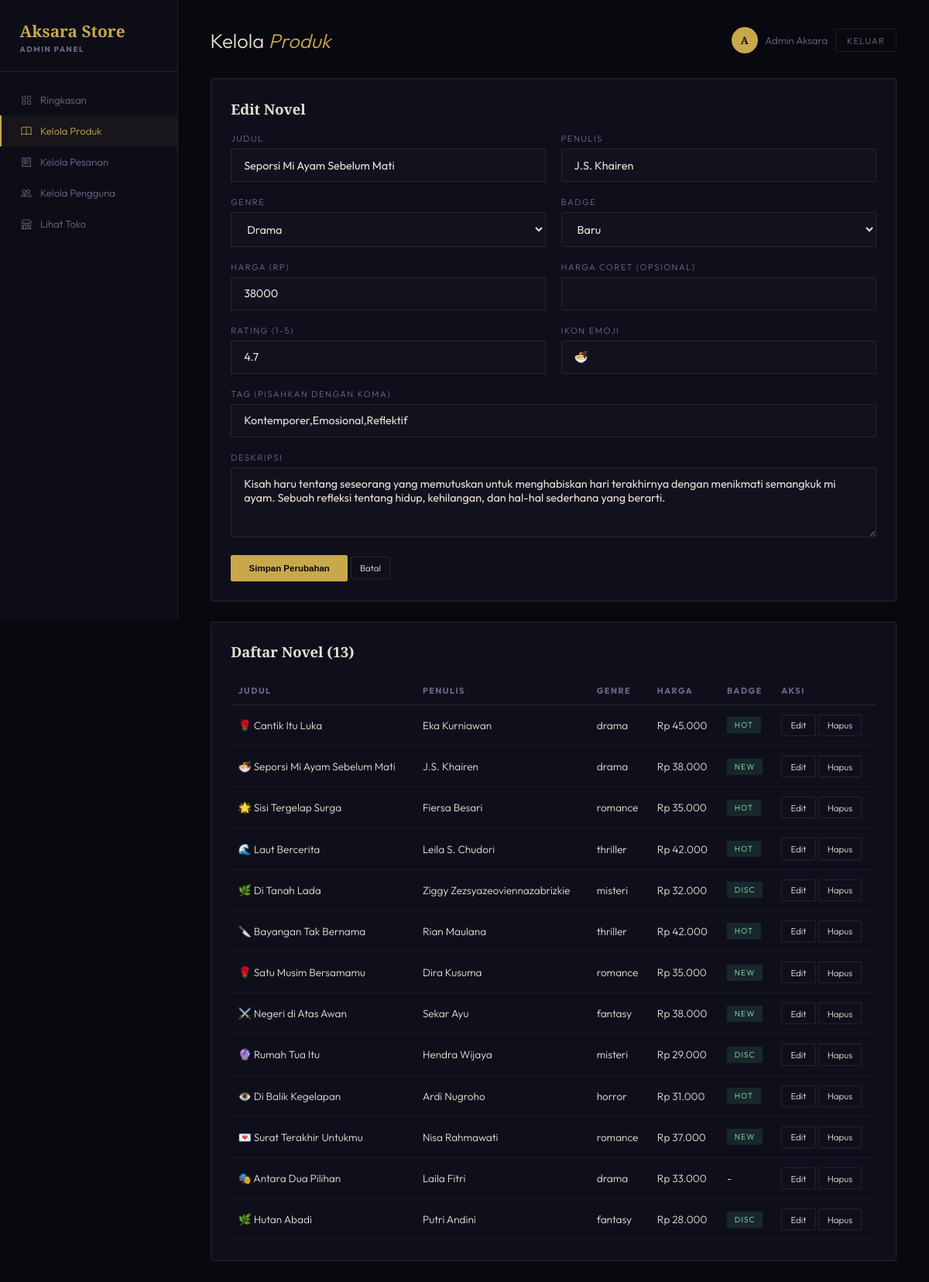
Screenshot of /admin/produk.php?edit=2 (signed in) with the database file from the repository.
### tables this page shows
CREATE TABLE IF NOT EXISTS novels (
  id            INT AUTO_INCREMENT PRIMARY KEY,
  title         VARCHAR(150) NOT NULL,
  author        VARCHAR(120) NOT NULL,
  genre         VARCHAR(40)  NOT NULL,
  price         INT NOT NULL,
  orig_price    INT DEFAULT NULL,
  rating        DECIMAL(2,1) DEFAULT 4.5,
  badge         ENUM('new','hot','disc','') DEFAULT '',
  icon          VARCHAR(10)  DEFAULT '📖',
  description   TEXT,
  tags          VARCHAR(255) DEFAULT NULL,
  cover_bg      VARCHAR(255) DEFAULT NULL,
  cover_color   VARCHAR(20)  DEFAULT '#c8a84b',
  status        ENUM('active','hidden') NOT NULL DEFAULT 'active',
  created_at    DATETIME DEFAULT CURRENT_TIMESTAMP
);

### config/session.php (called while the page is built, shortened)
<?php
function e(string $str): string {
    return htmlspecialchars($str, ENT_QUOTES, 'UTF-8');
}

### admin/produk.php (the view, shortened to what this page needs)
<?php
require_once __DIR__ . '/../config/session.php';
require_once __DIR__ . '/../config/database.php';
$editData = null;
if (isset($_GET['edit'])) {
    $stmt = $pdo->prepare('SELECT * FROM novels WHERE id = ?');
    $stmt->execute([(int)$_GET['edit']]);
    $editData = $stmt->fetch();
}
$novels = $pdo->query('SELECT * FROM novels ORDER BY created_at DESC')->fetchAll();
include __DIR__ . '/_nav.php';
?>
    <div class="dash-top">
      <div class="dash-title">Kelola <span>Produk</span></div>
      <div class="user-chip">
        <div class="av"><?= strtoupper(substr($_SESSION['full_name'],0,1)) ?></div>
        <div><?= e($_SESSION['full_name']) ?></div>
        <a href="../auth/logout.php" class="btn-logout">Keluar</a>
      </div>
    </div>
    <div class="panel">
      <div class="panel-head"><h3><?= $editData ? 'Edit Novel' : 'Tambah Novel Baru' ?></h3></div>
      <form method="post">
        <div class="form-grid">
          <div><label class="f-label">Judul</label><input class="c-input" name="title" required value="<?= e($editData['title'] ?? '') ?>"/></div>
          <div><label class="f-label">Penulis</label><input class="c-input" name="author" required value="<?= e($editData['author'] ?? '') ?>"/></div>
          <div>
            <label class="f-label">Genre</label>
            <select class="c-input" name="genre" required>
              <?php foreach (['drama','romance','thriller','misteri','fantasy','horror'] as $g): ?>
                <option value="<?= $g ?>" <?= (($editData['genre'] ?? '')===$g)?'selected':'' ?>><?= ucfirst($g) ?></option>
              <?php endforeach; ?>
            </select>
          </div>
          <div>
            <label class="f-label">Badge</label>
            <select class="c-input" name="badge">
              <option value="new" <?= (($editData['badge'] ?? '')==='new')?'selected':'' ?>>Baru</option>
            </select>
          </div>
          <div><label class="f-label">Harga (Rp)</label><input class="c-input" type="number" name="price" required value="<?= e((string)($editData['price'] ?? '')) ?>"/></div>
          <div><label class="f-label">Harga Coret (opsional)</label><input class="c-input" type="number" name="orig_price" value="<?= e((string)($editData['orig_price'] ?? '')) ?>"/></div>
          <div><label class="f-label">Rating (1-5)</label><input class="c-input" type="number" step="0.1" min="1" max="5" name="rating" value="<?= e((string)($editData['rating'] ?? '4.5')) ?>"/></div>
          <div><label class="f-label">Ikon Emoji</label><input class="c-input" name="icon" value="<?= e($editData['icon'] ?? '📖') ?>"/></div>
          <div class="full"><label class="f-label">Tag (pisahkan dengan koma)</label><input class="c-input" name="tags" value="<?= e($editData['tags'] ?? '') ?>"/></div>
          <div class="full"><label class="f-label">Deskripsi</label><textarea class="c-input" name="description"><?= e($editData['description'] ?? '') ?></textarea></div>
        </div>
        <button class="btn-sm primary" type="submit" style="padding:.6rem 1.4rem">
          <?= $editData ? 'Simpan Perubahan' : 'Tambah Novel' ?>
        </button>
        <?php if ($editData): ?><a href="produk.php" class="btn-sm">Batal</a><?php endif; ?>
      </form>
    </div>
    <div class="panel">
      <div class="panel-head"><h3>Daftar Novel (<?= count($novels) ?>)</h3></div>
      <table>
        <thead><tr><th>Judul</th><th>Penulis</th><th>Genre</th><th>Harga</th><th>Badge</th><th>Aksi</th></tr></thead>
        <tbody>
        <?php foreach ($novels as $n): ?>
          <tr>
            <td><?= $n['icon'] ?> <?= e($n['title']) ?></td>
            <td><?= e($n['author']) ?></td>
            <td><?= e($n['genre']) ?></td>
            <td>Rp <?= number_format($n['price'],0,',','.') ?></td>
            <td><?= $n['badge'] ? '<span class="badge badge-active">'.e($n['badge']).'</span>' : '-' ?></td>
            <td>
              <a href="produk.php?edit=<?= $n['id'] ?>" class="btn-sm">Edit</a>
              <a href="produk.php?hapus=<?= $n['id'] ?>" class="btn-sm danger" onclick="return confirm('Hapus novel ini?')">Hapus</a>
            </td>
          </tr>
        <?php endforeach; ?>
        </tbody>
      </table>
    </div>
  </div>
</div>
</body>
</html>

### assets/css/dashboard.css (style rules this page uses)
:root { --bg:#08080f; --bg2:#0d0d18; --bg3:#12121f; --card:#0f0f1c; --gold:#c8a84b; --gold2:#e5c97a; --text:#e8e2d4; --muted:#6b6b88; --border:rgba(200,168,75,.14); --red:#e05555; --green:#4caf7d; --serif:'Cormorant Garamond',Georgia,serif; --sans:'Outfit',sans-serif; }
*,*::before,*::after { box-sizing:border-box;margin:0;padding:0 }
body { background:var(--bg);color:var(--text);font-family:var(--sans);font-weight:300;min-height:100vh }
a { color:var(--gold);text-decoration:none }
h1,h2,h3,h4 { font-family:var(--serif);font-weight:700 }
.f-label { font-size:.7rem;letter-spacing:1.5px;text-transform:uppercase;color:var(--muted);margin-bottom:.4rem;display:block }
.c-input { background:var(--bg3);border:1px solid var(--border);color:var(--text);border-radius:2px;padding:.7rem 1rem;width:100%;font-family:var(--sans);font-size:.9rem;margin-bottom:1.2rem;outline:none;transition:border-color .3s }
.dash-top { display:flex;justify-content:space-between;align-items:center;margin-bottom:2rem;flex-wrap:wrap;gap:1rem }
.dash-title { font-size:1.6rem }
.dash-title span { color:var(--gold);font-style:italic }
.user-chip { display:flex;align-items:center;gap:.6rem;font-size:.82rem;color:var(--muted) }
.user-chip .av { width:34px;height:34px;border-radius:50%;background:var(--gold);color:#08080f;display:flex;align-items:center;justify-content:center;font-weight:700;font-family:var(--serif) }
.btn-logout { border:1px solid var(--border);color:var(--muted);background:transparent;padding:.4rem .9rem;border-radius:2px;font-size:.72rem;letter-spacing:1px;text-transform:uppercase;cursor:pointer;transition:all .3s }
.panel { background:var(--card);border:1px solid var(--border);border-radius:3px;padding:1.6rem;margin-bottom:1.6rem }
.panel-head { display:flex;justify-content:space-between;align-items:center;margin-bottom:1.2rem;flex-wrap:wrap;gap:.8rem }
.panel-head h3 { font-size:1.15rem }
table { width:100%;border-collapse:collapse;font-size:.85rem }
th { text-align:left;color:var(--muted);font-size:.68rem;letter-spacing:1.5px;text-transform:uppercase;padding:.7rem .6rem;border-bottom:1px solid var(--border) }
td { padding:.75rem .6rem;border-bottom:1px solid rgba(200,168,75,.07);vertical-align:middle }
.badge { font-size:.65rem;padding:.25rem .6rem;border-radius:1px;letter-spacing:1px;text-transform:uppercase;display:inline-block }
.badge-active { background:rgba(76,175,125,.15);color:#8fe0b8 }
.btn-sm { border:1px solid var(--border);background:transparent;color:var(--text);padding:.35rem .7rem;border-radius:2px;font-size:.72rem;cursor:pointer;transition:all .25s;text-decoration:none;display:inline-block }
.btn-sm.primary { background:var(--gold);color:#08080f;border-color:var(--gold);font-weight:600 }
.form-grid { display:grid;grid-template-columns:1fr 1fr;gap:0 1.2rem }
.form-grid .full { grid-column:1/-1 }
select.c-input { cursor:pointer }
textarea.c-input { resize:vertical;min-height:90px }

### rows the page displays
novels: title "Seporsi Mi Ayam Sebelum Mati", author "J.S. Khairen", genre "Drama", badge "Baru", price "38000", rating "4.7", icon "🍜", tags "Kontemporer,Emosional,Reflektif", description "Kisah haru tentang seseorang yang memutuskan untuk menghabiskan hari terakhirnya dengan menikmati semangkuk mi ayam. Sebuah refleksi tentang hidup, kehilangan, dan hal-hal sederhana yang berarti.", genre "drama", price "38.000", badge "NEW"
novels: icon "🌹", title "Cantik Itu Luka", author "Eka Kurniawan", genre "drama", price "45.000", badge "HOT"
novels: icon "🌟", title "Sisi Tergelap Surga", author "Fiersa Besari", genre "romance", price "35.000", badge "HOT"
novels: icon "🌊", title "Laut Bercerita", author "Leila S. Chudori", genre "thriller", price "42.000", badge "HOT"
novels: icon "🌿", title "Di Tanah Lada", author "Ziggy Zezsyazeoviennazabrizkie", genre "misteri", price "32.000", badge "DISC"
novels: icon "🔪", title "Bayangan Tak Bernama", author "Rian Maulana", genre "thriller", price "42.000", badge "HOT"
novels: icon "🌹", title "Satu Musim Bersamamu", author "Dira Kusuma", genre "romance", price "35.000", badge "NEW"
novels: icon "⚔️", title "Negeri di Atas Awan", author "Sekar Ayu", genre "fantasy", price "38.000", badge "NEW"
novels: icon "🔮", title "Rumah Tua Itu", author "Hendra Wijaya", genre "misteri", price "29.000", badge "DISC"
novels: icon "👁️", title "Di Balik Kegelapan", author "Ardi Nugroho", genre "horror", price "31.000", badge "HOT"
novels: icon "💌", title "Surat Terakhir Untukmu", author "Nisa Rahmawati", genre "romance", price "37.000", badge "NEW"
novels: icon "🎭", title "Antara Dua Pilihan", author "Laila Fitri", genre "drama", price "33.000"
novels: icon "🌿", title "Hutan Abadi", author "Putri Andini", genre "fantasy", price "28.000", badge "DISC"

### other values shown
substr($_SESSION['full_name'],0,1) "A"
$_SESSION['full_name'] "Admin Aksara"
count($novels) "13"
